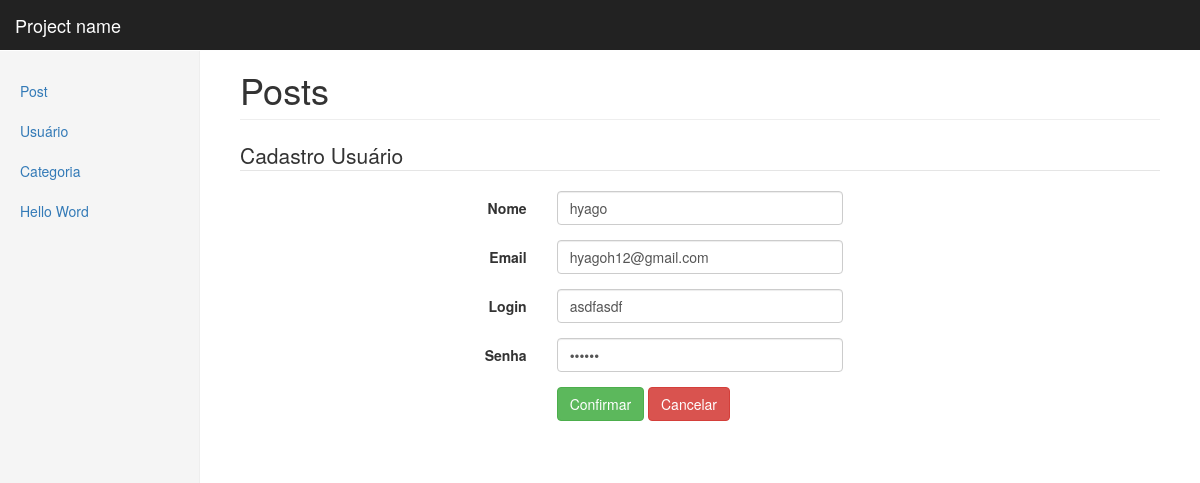
The page /admin/edit-usuario.php?id=7 on the database its author committed.
### tables this page shows
CREATE TABLE IF NOT EXISTS `usuario` (
  `id` int(11) NOT NULL AUTO_INCREMENT,
  `nome` varchar(30) NOT NULL,
  `login` varchar(30) NOT NULL,
  `email` varchar(50) NOT NULL,
  `senha` varchar(30) NOT NULL,
  PRIMARY KEY (`id`),
  UNIQUE KEY `login_UNIQUE` (`login`),
  UNIQUE KEY `email_UNIQUE` (`email`)
);

### admin/edit-usuario.php (the view, shortened to what this page needs)
<?php
$id = $_GET['id'];
$query = "SELECT * FROM usuario where id = $id ";
$sql = mysql_query($query) or die(mysql_error());
$dados = mysql_fetch_array($sql);
 ?>
<!DOCTYPE html>
<html lang="en">
  <head>
    <link href="../css/bootstrap.min.css" rel="stylesheet">
    <link href="../css/dashboard.css" rel="stylesheet">
  </head>
  <body>
    <nav class="navbar navbar-inverse navbar-fixed-top">
      <div class="container-fluid">
        <div class="navbar-header">
          <a class="navbar-brand" href="#">Project name</a>
        </div>
        <div id="navbar" class="navbar-collapse collapse">
        </div>
      </div>
    </nav>
    <div class="container-fluid">
      <div class="row">
        <div class="col-sm-3 col-md-2 sidebar">
          <?php include('estrutura/menu.php'); ?>
        </div>
        <div class="col-sm-9 col-sm-offset-3 col-md-10 col-md-offset-2 main">
          <h1 class="page-header">Posts</h1>
          <p>
         <form class="form-horizontal" method="post">
<fieldset>
<legend>Cadastro Usuário</legend>
<div class="form-group">
  <label class="col-md-4 control-label" for="nome">Nome</label>
  <div class="col-md-4">
  <input value="<?php echo $dados['nome']; ?>" id="nome" name="nome" type="text" placeholder="" class="form-control input-md">
  </div>
</div>
<div class="form-group">
  <label class="col-md-4 control-label" for="email">Email</label>
  <div class="col-md-4">
  <input value="<?php echo $dados['email']; ?>" id="email" name="email" type="text" placeholder="" class="form-control input-md">
  </div>
</div>
<div class="form-group">
  <label class="col-md-4 control-label" for="login">Login</label>
  <div class="col-md-4">
  <input value="<?php echo $dados['login']; ?>" id="login" name="login" type="text" placeholder="" class="form-control input-md">
  </div>
</div>
<div class="form-group">
  <label class="col-md-4 control-label" for="senha">Senha</label>
  <div class="col-md-4">
    <input value="<?php echo $dados['senha']; ?>" id="senha" name="senha" type="password" placeholder="" class="form-control input-md">
  </div>
</div>
<div class="form-group">
  <label class="col-md-4 control-label" for="acao"></label>
  <div class="col-md-8">
    <button id="acao" name="acao" class="btn btn-success">Confirmar</button>
    <button id="cancelar" name="cancelar" class="btn btn-danger">Cancelar</button>
  </div>
</div>
</fieldset>
</form>
       </div>
      </div>
    </div>
  </body>
</html>

### css/dashboard.css (style rules this page uses)
body { padding-top: 50px; }
.navbar-fixed-top { border: 0; }
.sidebar { display: none; }
@media (min-width: 768px) { .sidebar { position: fixed; top: 51px; bottom: 0; left: 0; z-index: 1000; display: block; padding: 20px; overflow-x: hidden; overflow-y: auto; background-color: #f5f5f5; border-right: 1px solid #eee; } }
.main { padding: 20px; }
@media (min-width: 768px) { .main { padding-right: 40px; padding-left: 40px; } }
.main .page-header { margin-top: 0; }

### rows shown on the page
usuario: nome "hyago", email "hyagoh12@gmail.com", login "asdfasdf"
